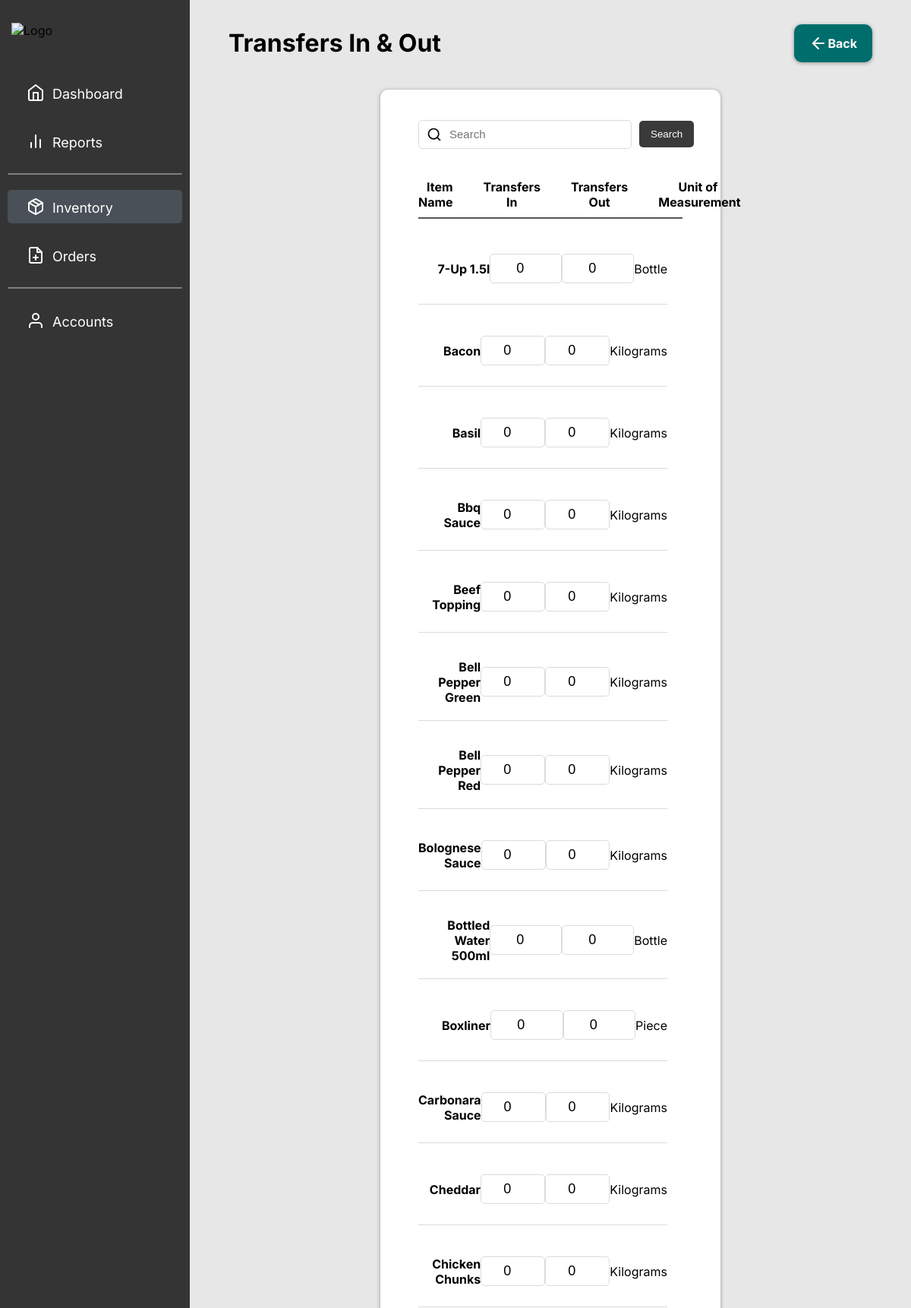
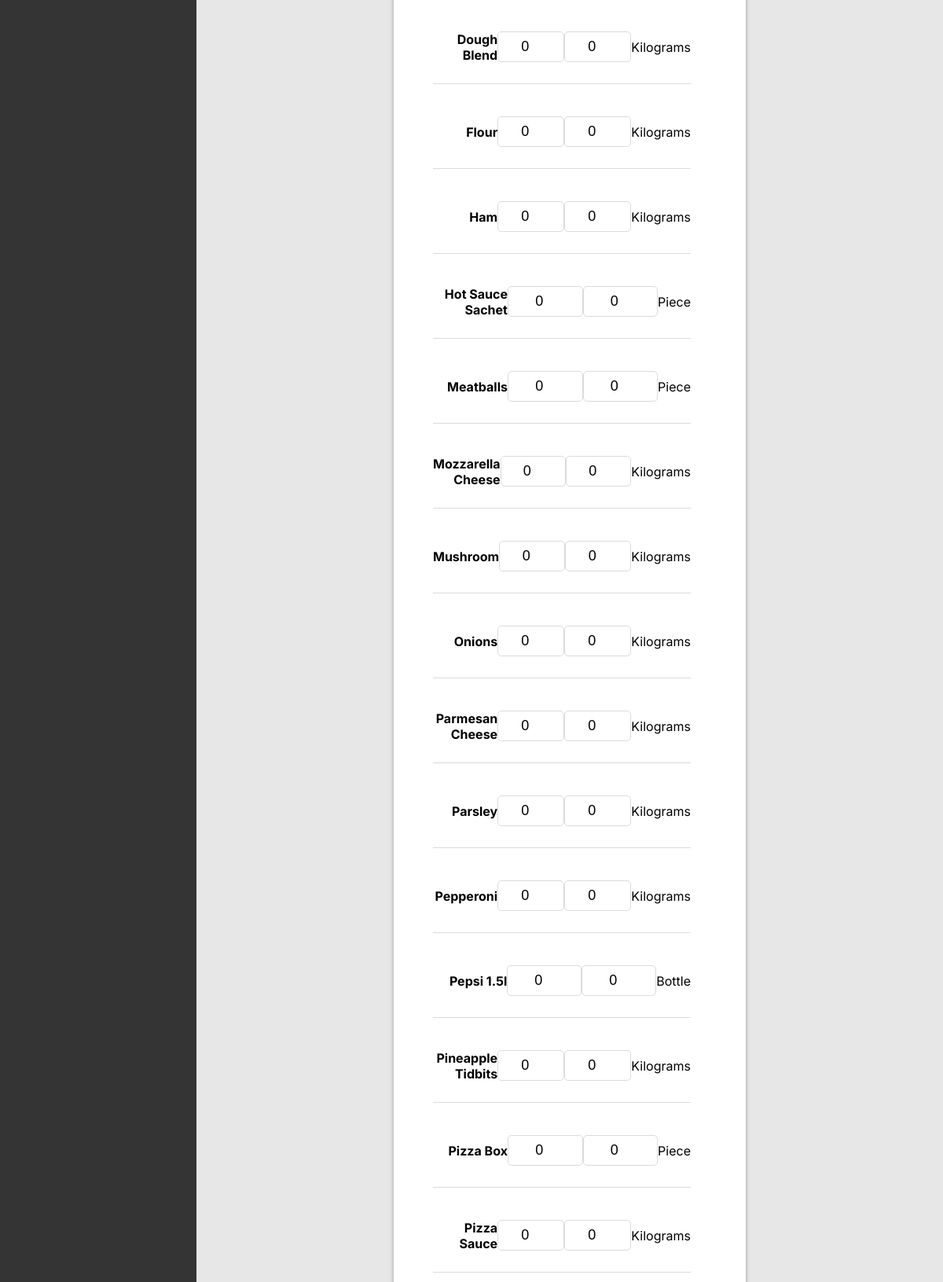
The page /src/pages/login/super_admin/components/inventory/transfers-report.php (signed in, upper part) on the database its author committed (2 pictures, top to bottom).
### tables this page shows
CREATE TABLE `daily_inventory` (
  `inventoryID` int(50) NOT NULL,
  `itemID` varchar(250) NOT NULL,
  `name` text NOT NULL,
  `uom` varchar(50) NOT NULL,
  `beginning` double(11,2) NOT NULL,
  `deliveries` double(11,2) NOT NULL,
  `transfers_in` double(11,2) NOT NULL,
  `transfers_out` double(11,2) NOT NULL,
  `spoilage` double(11,2) NOT NULL,
  `remarks` text NOT NULL,
  `ending` double(11,2) NOT NULL,
  `usage_count` double(11,2) NOT NULL,
  `status` text NOT NULL,
  `last_update` datetime NOT NULL DEFAULT current_timestamp() ON UPDATE current_timestamp(),
  `updated_by` varchar(200) NOT NULL
);

### src/pages/login/super_admin/components/inventory/transfers-report-content.php (the view, shortened to what this page needs)
<link rel="stylesheet" href="transfers-report.css">
<?php
include '../../connection/database.php';
$sql = "SELECT inventoryID, name, uom FROM daily_inventory ORDER BY name ASC";
$result = $conn->query($sql);
$inventoryItems = [];
$uom_map = [
    'bag' => 'Bag',
    'bt' => 'Bottle',
    'box' => 'Box',
    'Gal' => 'Gallon',
    'grams' => 'Grams',
    'kg' => 'Kilograms',
    'L' => 'Liter',
    'pac' => 'Pack',
    'pc' => 'Piece',
    'rl' => 'Roll',
    'set' => 'Set',
    'tnk' => 'Tank'
];
if ($result->num_rows > 0) {
    while ($row = $result->fetch_assoc()) {
        $inventoryItems[] = $row;
    }
}
$searchQuery = isset($_GET['search']) ? strtolower($_GET['search']) : '';
?>
<div id="main-content">
    <div class="container">
        <div class="header">
            <h1>Transfers In & Out</h1>
            <div class="btn-wrapper">
                <a href="javascript:history.back()" class="btn"><img src="../../assets/arrow-left.svg" alt=""> Back</a>
            </div>
        </div>
        <div class="table_container">
            <div class="search-container">
                <input type="text" name="search" id="search" placeholder="Search" class="search_btn" value="<?= htmlspecialchars($searchQuery) ?>">
                <button type="button" id="searchBtn" class="btn3">Search</button>
            </div>
            <form class="transfer-form" method="POST" action="submit_transfers.php">
                <div class="form-row header-row">
                    <span>Item Name</span>
                    <span>Transfers In</span>
                    <span>Transfers Out</span>
                    <span>Unit of Measurement</span>
                </div>
                <div class="scroll">
                    <?php
                    $filteredItems = array_filter($inventoryItems, function ($item) use ($searchQuery) {
                        return !$searchQuery || strpos(strtolower($item['name']), $searchQuery) !== false;
                    });
                    if (count($filteredItems) === 0 && $searchQuery) {
                        echo "<center><p>No results found for '$searchQuery'</p><center>";
                    } else {
                        foreach ($filteredItems as $item):
                            $fullUOM = isset($uom_map[$item['uom']]) ? $uom_map[$item['uom']] : $item['uom'];
                    ?>
                            <div class="form-row" id="item-<?= $item['inventoryID'] ?>">
                                <label><?= htmlspecialchars($item['name']) ?></label>
                                <input type="number" name="transfers_in[<?= $item['inventoryID'] ?>]"
                                    value="0"
                                    placeholder="0">
                                <input type="number" name="transfers_out[<?= $item['inventoryID'] ?>]"
                                    value="0"
                                    placeholder="0">
                                <p class="label-uom"><?= htmlspecialchars($fullUOM) ?></p>
                            </div>
                    <?php endforeach;
                    } ?>
                </div>
            </form>
        </div>
    </div>
</div>

### src/pages/login/super_admin/components/sidebar/Sidebar.css (style rules this page uses)
a { border: none; outline: none; }
body { font-family: 'Inter', sans-serif; margin: 0; height: 100vh; }

### src/pages/login/super_admin/components/inventory/transfers-report.css (style rules this page uses)
*, *::before, *::after { box-sizing: border-box; }
body { margin: 0; background-color: #E7E7E7; }
#main-content { transition: margin-left 0.5s; margin-left: 250px; padding: 16px; }
.container { margin: 0 35px; font-family: 'Inter', sans-serif; height: 95vh; }
.header { display: flex; justify-content: space-between; align-items: center; }
.btn-wrapper { display: flex; gap: 10px; }
.btn { width: auto; height: 50px; flex-shrink: 0; border-radius: 10px; background: #006D6D; box-shadow: 0px 1px 4px 1px rgba(0, 0, 0, 0.25); align-items: center; display: flex; justify-content: center; padding: 0 20px; }
a.btn { text-decoration: none; color: white; font-size: 16px; font-weight: 700; }
.table_container { z-index: 1; margin: 20px 200px; height: auto; flex-shrink: 0; border-radius: 10px; background: #FFF; box-shadow: 0px 1px 4px 1px rgba(0, 0, 0, 0.25); padding: 40px 50px; -webkit-overflow-scrolling: touch; }
.search-container { display: flex; align-items: center; gap: 10px; margin-bottom: 20px; justify-content: flex-start; }
.search_btn { width: 300px; height: 38px; border: 1px solid #DBDBDB; background: #FFF url('../../assets/search.svg') no-repeat left 10px center; padding: 0 40px; font-size: 15px; border-radius: 5px; font-weight: 500; display: flex; align-items: center; justify-content: center; margin: 0; }
.transfer-form { width: 100%; margin: 20px 0; }
.scroll { overflow-y: auto; max-height: 50vh; padding-right: 20px; display: flex; flex-direction: column; transition: max-height 0.3s ease-in-out; }
.form-row { display: flex; align-items: center; justify-content: space-between; margin-bottom: 15px; border-bottom: 1px solid #DBDBDB; padding: 20px 0; transition: visibility 0.3s ease, height 0.3s ease; }
.header-row { display: flex; justify-content: space-between; font-weight: bold; padding-bottom: 10px; border-bottom: 2px solid #555; margin-bottom: 20px; text-align: center; }
.header-row span { width: 30%; text-align: center; margin-right: 40px; }
.form-row label { width: 30%; text-align: center; }
.header-row span:first-child, .form-row label:first-child { text-align: right; text-transform: capitalize; font-weight: 700; }
.form-row input[type="number"] { width: 30%; padding: 8px; border-radius: 5px; border: 1px solid #DBDBDB; text-align: center; font-size: 18px; }
#searchBtn { padding: 10px 15px; background-color: #3a3a3a; color: white; border: none; border-radius: 5px; cursor: pointer; }

### rows shown on the page
daily_inventory: name "7-Up 1.5l", uom "Bottle"
daily_inventory: name "Bacon", uom "Kilograms"
daily_inventory: name "Basil", uom "Kilograms"
daily_inventory: name "Bbq Sauce", uom "Kilograms"
daily_inventory: name "Beef Topping", uom "Kilograms"
daily_inventory: name "Bell Pepper Green", uom "Kilograms"
daily_inventory: name "Bell Pepper Red", uom "Kilograms"
daily_inventory: name "Bolognese Sauce", uom "Kilograms"
daily_inventory: name "Bottled Water 500ml", uom "Bottle"
daily_inventory: name "Boxliner", uom "Piece"
daily_inventory: name "Carbonara Sauce", uom "Kilograms"
daily_inventory: name "Cheddar", uom "Kilograms"
daily_inventory: name "Chicken Chunks", uom "Kilograms"
daily_inventory: name "Dough Blend", uom "Kilograms"
daily_inventory: name "Flour", uom "Kilograms"
daily_inventory: name "Ham", uom "Kilograms"
daily_inventory: name "Hot Sauce Sachet", uom "Piece"
daily_inventory: name "Meatballs", uom "Piece"
daily_inventory: name "Mozzarella Cheese", uom "Kilograms"
daily_inventory: name "Mushroom", uom "Kilograms"
daily_inventory: name "Onions", uom "Kilograms"
daily_inventory: name "Parmesan Cheese", uom "Kilograms"
daily_inventory: name "Parsley", uom "Kilograms"
daily_inventory: name "Pepperoni", uom "Kilograms"
daily_inventory: name "Pepsi 1.5l", uom "Bottle"
daily_inventory: name "Pineapple Tidbits", uom "Kilograms"
daily_inventory: name "Pizza Box", uom "Piece"
daily_inventory: name "Pizza Sauce", uom "Kilograms"
